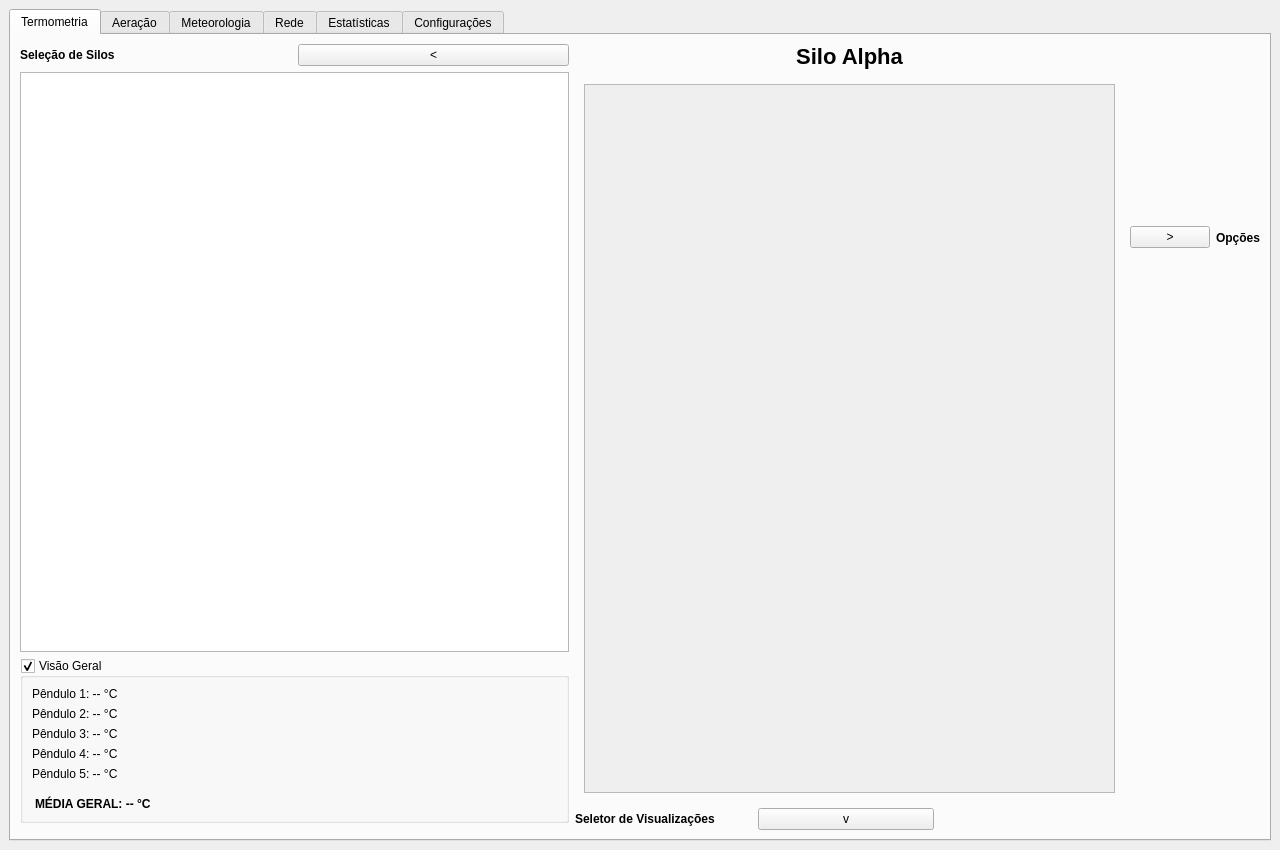
<?xml version="1.0" encoding="UTF-8"?>
<ui version="4.0">
 <class>MainWindow</class>
 <widget class="QMainWindow" name="MainWindow">
  <property name="geometry"><rect><x>0</x><y>0</y><width>1280</width><height>850</height></rect></property>
  <property name="windowTitle"><string>Sistema de Monitoramento - Fazenda São Luiz</string></property>
  <widget class="QWidget" name="centralwidget">
   <layout class="QVBoxLayout" name="mainVLayout">
    <item>
     <widget class="QTabWidget" name="mainTabWidget">
      <property name="currentIndex"><number>0</number></property>
      
      <widget class="QWidget" name="termometriaTab">
       <attribute name="title"><string>Termometria</string></attribute>
       <layout class="QHBoxLayout" name="hLayout">
        
        <item>
         <layout class="QVBoxLayout" name="leftSidebarLayout">
          <item><layout class="QHBoxLayout"><item><widget class="QLabel" name="lblSiloSelection"><property name="text"><string>Seleção de Silos</string></property><property name="styleSheet"><string>font-weight: bold;</string></property></widget></item><item><widget class="QPushButton" name="btnToggleLeftSidebar"><property name="text"><string>&lt;</string></property><property name="maximumWidth"><number>30</number></property></widget></item></layout></item>
          <item><widget class="QListWidget" name="siloList"><property name="maximumWidth"><number>250</number></property></widget></item>
          
          <item>
           <widget class="QGroupBox" name="grpVisaoGeral">
            <property name="title"><string>Visão Geral</string></property>
            <property name="checkable"><bool>true</bool></property>
            <property name="checked"><bool>true</bool></property>
            <property name="maximumWidth"><number>250</number></property>
            <layout class="QVBoxLayout">
             <item><widget class="QLabel" name="lblMediaP1"><property name="text"><string>Pêndulo 1: -- °C</string></property></widget></item>
             <item><widget class="QLabel" name="lblMediaP2"><property name="text"><string>Pêndulo 2: -- °C</string></property></widget></item>
             <item><widget class="QLabel" name="lblMediaP3"><property name="text"><string>Pêndulo 3: -- °C</string></property></widget></item>
             <item><widget class="QLabel" name="lblMediaP4"><property name="text"><string>Pêndulo 4: -- °C</string></property></widget></item>
             <item><widget class="QLabel" name="lblMediaP5"><property name="text"><string>Pêndulo 5: -- °C</string></property></widget></item>
             <item><widget class="QLabel" name="lblMediaGeral"><property name="text"><string>MÉDIA GERAL: -- °C</string></property><property name="styleSheet"><string>font-weight: bold; margin-top: 10px;</string></property></widget></item>
            </layout>
           </widget>
          </item>
          
          <item><spacer><property name="orientation"><enum>Qt::Vertical</enum></property></spacer></item> 
         </layout>
        </item>
        
        <item><layout class="QVBoxLayout" name="centerLayout"><item><widget class="QLabel" name="lblCurrentSilo"><property name="text"><string>Silo Alpha</string></property><property name="styleSheet"><string>font-size: 22px; font-weight: bold;</string></property><property name="alignment"><set>Qt::AlignCenter</set></property></widget></item><item><widget class="QStackedWidget" name="viewStackedWidget"><property name="currentIndex"><number>0</number></property><widget class="QWidget" name="pageGrid"><layout class="QVBoxLayout"><item><widget class="QScrollArea" name="scrollArea"><property name="widgetResizable"><bool>true</bool></property><widget class="QWidget" name="scrollAreaWidgetContents"><layout class="QGridLayout" name="sensorGridLayout"/></widget></widget></item></layout></widget><widget class="QWidget" name="page2D"><layout class="QVBoxLayout"><item><widget class="QLabel" name="lbl2D"><property name="text"><string>Visualização 2D</string></property></widget></item></layout></widget><widget class="QWidget" name="page3D"><layout class="QVBoxLayout"><item><widget class="QLabel" name="lbl3D"><property name="text"><string>Visualização 3D</string></property></widget></item></layout></widget></widget></item><item><layout class="QHBoxLayout" name="bottomBarLayout"><item><widget class="QLabel" name="lblViewSelector"><property name="text"><string>Seletor de Visualizações</string></property><property name="styleSheet"><string>font-weight: bold;</string></property></widget></item><item><widget class="QPushButton" name="btnToggleBottomBar"><property name="text"><string>v</string></property><property name="maximumWidth"><number>30</number></property></widget></item><item><widget class="QTabBar" name="viewTabBar"/></item><item><spacer><property name="orientation"><enum>Qt::Horizontal</enum></property></spacer></item></layout></item></layout></item>
        
        <item>
         <layout class="QVBoxLayout" name="rightSidebarLayout">
          <item><layout class="QHBoxLayout"><item><widget class="QPushButton" name="btnToggleRightSidebar"><property name="text"><string>&gt;</string></property><property name="maximumWidth"><number>30</number></property></widget></item><item><widget class="QLabel" name="lblOptions"><property name="text"><string>Opções</string></property><property name="styleSheet"><string>font-weight: bold;</string></property></widget></item></layout></item>
          <item>
           <widget class="QWidget" name="optionsPanel">
            <property name="maximumWidth"><number>250</number></property>
            <layout class="QVBoxLayout">
             <item><widget class="QToolBox" name="toolBoxOptions"/></item>
            </layout>
           </widget>
          </item>
          <item><spacer><property name="orientation"><enum>Qt::Vertical</enum></property></spacer></item> 
         </layout>
        </item>
       </layout>
      </widget>

      <widget class="QWidget" name="aeracaoTab">
       <attribute name="title"><string>Aeração</string></attribute>
       <layout class="QHBoxLayout" name="aeracaoHLayout">
        <item>
         <layout class="QVBoxLayout">
          <item><layout class="QHBoxLayout"><item><widget class="QLabel" name="lblAeracaoSiloSelection"><property name="text"><string>Seleção de Motores</string></property><property name="styleSheet"><string>font-size: 16px; font-weight: bold;</string></property></widget></item><item><widget class="QPushButton" name="btnToggleAeracaoLeftSidebar"><property name="text"><string>&lt;</string></property><property name="maximumWidth"><number>30</number></property></widget></item></layout></item>
          <item><widget class="QListWidget" name="aeracaoSiloList"><property name="maximumWidth"><number>250</number></property></widget></item>
          <item><spacer><property name="orientation"><enum>Qt::Vertical</enum></property></spacer></item> </layout>
        </item>
        <item>
         <layout class="QVBoxLayout">
          <item><widget class="QLabel" name="lblAeracaoCurrentSilo"><property name="text"><string>Painel de Controle de Motores</string></property><property name="styleSheet"><string>font-size: 22px; font-weight: bold;</string></property><property name="alignment"><set>Qt::AlignCenter</set></property></widget></item>
          <item>
           <widget class="QScrollArea" name="aeracaoScrollArea">
            <property name="widgetResizable"><bool>true</bool></property>
            <widget class="QWidget" name="aeracaoScrollContents">
             <layout class="QGridLayout" name="aeracaoGridLayout">
              <item row="0" column="0"><widget class="QFrame" name="motorFrame_1"><property name="frameShape"><enum>QFrame::StyledPanel</enum></property><layout class="QVBoxLayout">
               <item><widget class="QLabel" name="lblMotorTitle_1"><property name="text"><string>Motor Alpha</string></property><property name="styleSheet"><string>font-size: 18px; font-weight: bold;</string></property><property name="alignment"><set>Qt::AlignCenter</set></property></widget></item>
               <item><widget class="QLabel" name="lblMotorStatus_1"><property name="text"><string>STATUS DO MOTOR: DESLIGADO</string></property><property name="styleSheet"><string>font-size: 14px; font-weight: bold; padding: 10px; border: 2px solid gray; border-radius: 8px;</string></property><property name="alignment"><set>Qt::AlignCenter</set></property></widget></item>
               <item><widget class="QLabel" name="lblCurrentActiveConfig_1"><property name="styleSheet"><string>color: #2A82DA; font-weight: bold;</string></property><property name="alignment"><set>Qt::AlignCenter</set></property></widget></item>
               <item><widget class="QWidget" name="configContainerWidget_1"><layout class="QVBoxLayout"><item><layout class="QHBoxLayout"><item><widget class="QLabel"><property name="text"><string>Modo:</string></property></widget></item><item><widget class="QComboBox" name="cbOperationMode_1"><item><property name="text"><string>Automático</string></property></item><item><property name="text"><string>Manual</string></property></item></widget></item></layout></item>
               <item><widget class="QWidget" name="widgetAutoConfig_1"><layout class="QVBoxLayout"><item><layout class="QHBoxLayout"><item><widget class="QLabel"><property name="text"><string>Gatilho:</string></property></widget></item><item><widget class="QComboBox" name="cbAeracaoMode_1"><item><property name="text"><string>Por Horário</string></property></item><item><property name="text"><string>Por Temperatura</string></property></item></widget></item></layout></item>
               <item><widget class="QWidget" name="wAutoTemp_1"><layout class="QHBoxLayout"><item><widget class="QLabel"><property name="text"><string>Temp Máx (°C):</string></property></widget></item><item><widget class="QDoubleSpinBox" name="spinBoxMaxTemp_1"><property name="value"><number>35.0</number></property></widget></item></layout></widget></item>
               <item><widget class="QWidget" name="wAutoTime_1"><layout class="QHBoxLayout"><item><widget class="QLabel"><property name="text"><string>Ligar:</string></property></widget></item><item><widget class="QTimeEdit" name="timeEditOn_1"><property name="displayFormat"><string>HH:mm</string></property></widget></item><item><widget class="QLabel"><property name="text"><string>Desligar:</string></property></widget></item><item><widget class="QTimeEdit" name="timeEditOff_1"><property name="displayFormat"><string>HH:mm</string></property></widget></item></layout></widget></item></layout></widget></item>
               <item><widget class="QWidget" name="widgetManualConfig_1"><layout class="QVBoxLayout"><item><widget class="QPushButton" name="btnManualAction_1"><property name="text"><string>LIGAR MOTOR IMEDIATAMENTE</string></property><property name="minimumHeight"><number>40</number></property><property name="styleSheet"><string>font-size: 14px; font-weight: bold; background-color: #2e7d32; color: white;</string></property></widget></item></layout></widget></item></layout></widget></item><item><spacer><property name="orientation"><enum>Qt::Vertical</enum></property></spacer></item>
              </layout></widget></item>
              
              <item row="0" column="1"><widget class="QFrame" name="motorFrame_2"><property name="frameShape"><enum>QFrame::StyledPanel</enum></property><layout class="QVBoxLayout">
               <item><widget class="QLabel" name="lblMotorTitle_2"><property name="text"><string>Motor Beta</string></property><property name="styleSheet"><string>font-size: 18px; font-weight: bold;</string></property><property name="alignment"><set>Qt::AlignCenter</set></property></widget></item>
               <item><widget class="QLabel" name="lblMotorStatus_2"><property name="text"><string>STATUS DO MOTOR: DESLIGADO</string></property><property name="styleSheet"><string>font-size: 14px; font-weight: bold; padding: 10px; border: 2px solid gray; border-radius: 8px;</string></property><property name="alignment"><set>Qt::AlignCenter</set></property></widget></item>
               <item><widget class="QLabel" name="lblCurrentActiveConfig_2"><property name="styleSheet"><string>color: #2A82DA; font-weight: bold;</string></property><property name="alignment"><set>Qt::AlignCenter</set></property></widget></item>
               <item><widget class="QWidget" name="configContainerWidget_2"><layout class="QVBoxLayout"><item><layout class="QHBoxLayout"><item><widget class="QLabel"><property name="text"><string>Modo:</string></property></widget></item><item><widget class="QComboBox" name="cbOperationMode_2"><item><property name="text"><string>Automático</string></property></item><item><property name="text"><string>Manual</string></property></item></widget></item></layout></item>
               <item><widget class="QWidget" name="widgetAutoConfig_2"><layout class="QVBoxLayout"><item><layout class="QHBoxLayout"><item><widget class="QLabel"><property name="text"><string>Gatilho:</string></property></widget></item><item><widget class="QComboBox" name="cbAeracaoMode_2"><item><property name="text"><string>Por Horário</string></property></item><item><property name="text"><string>Por Temperatura</string></property></item></widget></item></layout></item>
               <item><widget class="QWidget" name="wAutoTemp_2"><layout class="QHBoxLayout"><item><widget class="QLabel"><property name="text"><string>Temp Máx (°C):</string></property></widget></item><item><widget class="QDoubleSpinBox" name="spinBoxMaxTemp_2"><property name="value"><number>35.0</number></property></widget></item></layout></widget></item>
               <item><widget class="QWidget" name="wAutoTime_2"><layout class="QHBoxLayout"><item><widget class="QLabel"><property name="text"><string>Ligar:</string></property></widget></item><item><widget class="QTimeEdit" name="timeEditOn_2"><property name="displayFormat"><string>HH:mm</string></property></widget></item><item><widget class="QLabel"><property name="text"><string>Desligar:</string></property></widget></item><item><widget class="QTimeEdit" name="timeEditOff_2"><property name="displayFormat"><string>HH:mm</string></property></widget></item></layout></widget></item></layout></widget></item>
               <item><widget class="QWidget" name="widgetManualConfig_2"><layout class="QVBoxLayout"><item><widget class="QPushButton" name="btnManualAction_2"><property name="text"><string>LIGAR MOTOR IMEDIATAMENTE</string></property><property name="minimumHeight"><number>40</number></property><property name="styleSheet"><string>font-size: 14px; font-weight: bold; background-color: #2e7d32; color: white;</string></property></widget></item></layout></widget></item></layout></widget></item><item><spacer><property name="orientation"><enum>Qt::Vertical</enum></property></spacer></item>
              </layout></widget></item>

              <item row="1" column="0"><widget class="QFrame" name="motorFrame_3"><property name="frameShape"><enum>QFrame::StyledPanel</enum></property><layout class="QVBoxLayout">
               <item><widget class="QLabel" name="lblMotorTitle_3"><property name="text"><string>Motor Charlie</string></property><property name="styleSheet"><string>font-size: 18px; font-weight: bold;</string></property><property name="alignment"><set>Qt::AlignCenter</set></property></widget></item>
               <item><widget class="QLabel" name="lblMotorStatus_3"><property name="text"><string>STATUS DO MOTOR: DESLIGADO</string></property><property name="styleSheet"><string>font-size: 14px; font-weight: bold; padding: 10px; border: 2px solid gray; border-radius: 8px;</string></property><property name="alignment"><set>Qt::AlignCenter</set></property></widget></item>
               <item><widget class="QLabel" name="lblCurrentActiveConfig_3"><property name="styleSheet"><string>color: #2A82DA; font-weight: bold;</string></property><property name="alignment"><set>Qt::AlignCenter</set></property></widget></item>
               <item><widget class="QWidget" name="configContainerWidget_3"><layout class="QVBoxLayout"><item><layout class="QHBoxLayout"><item><widget class="QLabel"><property name="text"><string>Modo:</string></property></widget></item><item><widget class="QComboBox" name="cbOperationMode_3"><item><property name="text"><string>Automático</string></property></item><item><property name="text"><string>Manual</string></property></item></widget></item></layout></item>
               <item><widget class="QWidget" name="widgetAutoConfig_3"><layout class="QVBoxLayout"><item><layout class="QHBoxLayout"><item><widget class="QLabel"><property name="text"><string>Gatilho:</string></property></widget></item><item><widget class="QComboBox" name="cbAeracaoMode_3"><item><property name="text"><string>Por Horário</string></property></item><item><property name="text"><string>Por Temperatura</string></property></item></widget></item></layout></item>
               <item><widget class="QWidget" name="wAutoTemp_3"><layout class="QHBoxLayout"><item><widget class="QLabel"><property name="text"><string>Temp Máx (°C):</string></property></widget></item><item><widget class="QDoubleSpinBox" name="spinBoxMaxTemp_3"><property name="value"><number>35.0</number></property></widget></item></layout></widget></item>
               <item><widget class="QWidget" name="wAutoTime_3"><layout class="QHBoxLayout"><item><widget class="QLabel"><property name="text"><string>Ligar:</string></property></widget></item><item><widget class="QTimeEdit" name="timeEditOn_3"><property name="displayFormat"><string>HH:mm</string></property></widget></item><item><widget class="QLabel"><property name="text"><string>Desligar:</string></property></widget></item><item><widget class="QTimeEdit" name="timeEditOff_3"><property name="displayFormat"><string>HH:mm</string></property></widget></item></layout></widget></item></layout></widget></item>
               <item><widget class="QWidget" name="widgetManualConfig_3"><layout class="QVBoxLayout"><item><widget class="QPushButton" name="btnManualAction_3"><property name="text"><string>LIGAR MOTOR IMEDIATAMENTE</string></property><property name="minimumHeight"><number>40</number></property><property name="styleSheet"><string>font-size: 14px; font-weight: bold; background-color: #2e7d32; color: white;</string></property></widget></item></layout></widget></item></layout></widget></item><item><spacer><property name="orientation"><enum>Qt::Vertical</enum></property></spacer></item>
              </layout></widget></item>

              <item row="1" column="1"><widget class="QFrame" name="motorFrame_4"><property name="frameShape"><enum>QFrame::StyledPanel</enum></property><layout class="QVBoxLayout">
               <item><widget class="QLabel" name="lblMotorTitle_4"><property name="text"><string>Motor Delta</string></property><property name="styleSheet"><string>font-size: 18px; font-weight: bold;</string></property><property name="alignment"><set>Qt::AlignCenter</set></property></widget></item>
               <item><widget class="QLabel" name="lblMotorStatus_4"><property name="text"><string>STATUS DO MOTOR: DESLIGADO</string></property><property name="styleSheet"><string>font-size: 14px; font-weight: bold; padding: 10px; border: 2px solid gray; border-radius: 8px;</string></property><property name="alignment"><set>Qt::AlignCenter</set></property></widget></item>
               <item><widget class="QLabel" name="lblCurrentActiveConfig_4"><property name="styleSheet"><string>color: #2A82DA; font-weight: bold;</string></property><property name="alignment"><set>Qt::AlignCenter</set></property></widget></item>
               <item><widget class="QWidget" name="configContainerWidget_4"><layout class="QVBoxLayout"><item><layout class="QHBoxLayout"><item><widget class="QLabel"><property name="text"><string>Modo:</string></property></widget></item><item><widget class="QComboBox" name="cbOperationMode_4"><item><property name="text"><string>Automático</string></property></item><item><property name="text"><string>Manual</string></property></item></widget></item></layout></item>
               <item><widget class="QWidget" name="widgetAutoConfig_4"><layout class="QVBoxLayout"><item><layout class="QHBoxLayout"><item><widget class="QLabel"><property name="text"><string>Gatilho:</string></property></widget></item><item><widget class="QComboBox" name="cbAeracaoMode_4"><item><property name="text"><string>Por Horário</string></property></item><item><property name="text"><string>Por Temperatura</string></property></item></widget></item></layout></item>
               <item><widget class="QWidget" name="wAutoTemp_4"><layout class="QHBoxLayout"><item><widget class="QLabel"><property name="text"><string>Temp Máx (°C):</string></property></widget></item><item><widget class="QDoubleSpinBox" name="spinBoxMaxTemp_4"><property name="value"><number>35.0</number></property></widget></item></layout></widget></item>
               <item><widget class="QWidget" name="wAutoTime_4"><layout class="QHBoxLayout"><item><widget class="QLabel"><property name="text"><string>Ligar:</string></property></widget></item><item><widget class="QTimeEdit" name="timeEditOn_4"><property name="displayFormat"><string>HH:mm</string></property></widget></item><item><widget class="QLabel"><property name="text"><string>Desligar:</string></property></widget></item><item><widget class="QTimeEdit" name="timeEditOff_4"><property name="displayFormat"><string>HH:mm</string></property></widget></item></layout></widget></item></layout></widget></item>
               <item><widget class="QWidget" name="widgetManualConfig_4"><layout class="QVBoxLayout"><item><widget class="QPushButton" name="btnManualAction_4"><property name="text"><string>LIGAR MOTOR IMEDIATAMENTE</string></property><property name="minimumHeight"><number>40</number></property><property name="styleSheet"><string>font-size: 14px; font-weight: bold; background-color: #2e7d32; color: white;</string></property></widget></item></layout></widget></item></layout></widget></item><item><spacer><property name="orientation"><enum>Qt::Vertical</enum></property></spacer></item>
              </layout></widget></item>
             </layout>
            </widget>
           </widget>
          </item>
          
          <item>
           <layout class="QHBoxLayout" name="aeracaoBottomBarLayout">
            <item><widget class="QLabel" name="lblAeracaoViewSelector"><property name="text"><string>Modo de Visualização</string></property><property name="styleSheet"><string>font-weight: bold;</string></property></widget></item>
            <item><widget class="QPushButton" name="btnToggleAeracaoBottomBar"><property name="text"><string>v</string></property><property name="maximumWidth"><number>30</number></property></widget></item>
            <item><widget class="QTabBar" name="aeracaoViewTabBar"/></item>
            <item><spacer><property name="orientation"><enum>Qt::Horizontal</enum></property></spacer></item>
           </layout>
          </item>
         </layout>
        </item>

        <item>
         <layout class="QVBoxLayout">
          <item><layout class="QHBoxLayout"><item><widget class="QPushButton" name="btnToggleAeracaoRightSidebar"><property name="text"><string>&gt;</string></property><property name="maximumWidth"><number>30</number></property></widget></item><item><widget class="QLabel"><property name="text"><string>Opções</string></property><property name="styleSheet"><string>font-weight: bold;</string></property></widget></item></layout></item>
          <item><widget class="QWidget" name="aeracaoOptionsPanel"><property name="maximumWidth"><number>200</number></property><layout class="QVBoxLayout"><item><widget class="QPushButton" name="btnLockUnlockConfig"><property name="text"><string>Destravar Configurações</string></property><property name="minimumHeight"><number>40</number></property></widget></item><item><spacer><property name="orientation"><enum>Qt::Vertical</enum></property></spacer></item></layout></widget></item>
          <item><spacer><property name="orientation"><enum>Qt::Vertical</enum></property></spacer></item> </layout>
        </item>
       </layout>
      </widget>

      <widget class="QWidget" name="meteorologiaTab">
       <attribute name="title"><string>Meteorologia</string></attribute>
       <layout class="QVBoxLayout"><item><widget class="QLabel"><property name="text"><string>Módulo de Meteorologia em desenvolvimento...</string></property><property name="alignment"><set>Qt::AlignCenter</set></property></widget></item></layout>
      </widget>

      <widget class="QWidget" name="redeTab">
       <attribute name="title"><string>Rede</string></attribute>
       <layout class="QVBoxLayout"><item><widget class="QLabel"><property name="text"><string>Módulo de Rede em desenvolvimento...</string></property><property name="alignment"><set>Qt::AlignCenter</set></property></widget></item></layout>
      </widget>

      <widget class="QWidget" name="estatisticasTab">
       <attribute name="title"><string>Estatísticas</string></attribute>
       <layout class="QVBoxLayout"><item><widget class="QLabel"><property name="text"><string>Módulo de Estatísticas em desenvolvimento...</string></property><property name="alignment"><set>Qt::AlignCenter</set></property></widget></item></layout>
      </widget>

      <widget class="QWidget" name="configTab">
       <attribute name="title"><string>Configurações</string></attribute>
       <layout class="QVBoxLayout"><item><widget class="QComboBox" name="themeComboBox"/></item><item><spacer><property name="orientation"><enum>Qt::Vertical</enum></property></spacer></item></layout>
      </widget>
      
     </widget>
    </item>
   </layout>
  </widget>
 </widget>
 <resources/>
</ui>
